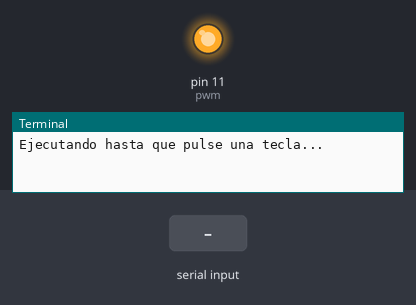
Recording of a program running on a simulated Raspberry Pi (header pin numbers). Parts: output pins drawn as LEDs (lit = HIGH), the last lines printed to the terminal. The inputs (shaded band) are chosen by the test bench. At 1.3 s the program stops and its outputs stay as they are.

Above: at 1.2 s.
1.3 s: "1" typed at the terminal, then Enter
At 2.5 s:
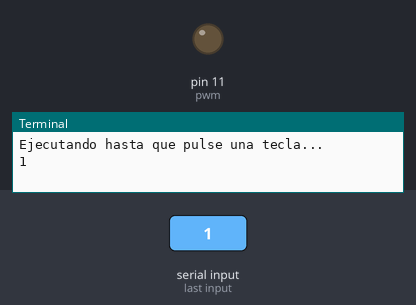
Timing chart, 0 to 2.8 s (numbered marks = the images above; inputs shaded):
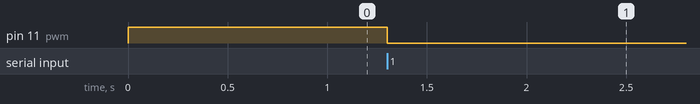

The program:

practica1.py
```python
import RPi.GPIO as GPIO
GPIO.setmode(GPIO.BOARD)
GPIO.setup (11, GPIO.OUT)
pwm = GPIO.PWM(11,100)
pwm.start (50)
pwm.ChangeDutyCycle(100)
pwm.ChangeFrequency (1000)
input("Ejecutando hasta que pulse una tecla...")
pwm.stop()
GPIO.cleanup()
```

Measured:
- after the input at 1.3 s, pin 11 (pwm): HIGH → LOW at once
